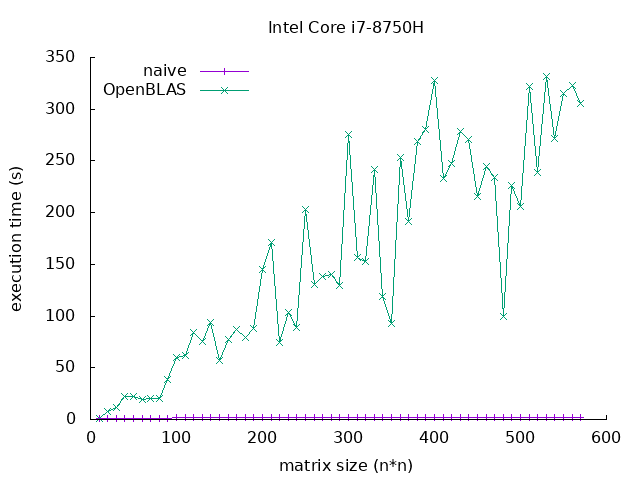

The gnuplot source for this figure:
#set terminal dumb enhanced ansi256
#set term dumb 94 44
set terminal png
set autoscale
set output "flops_plot.png"
set xlabel "matrix size (n*n)"
set ylabel "execution time (s)"
set title "Intel Core i7-8750H"
set border 3 lw 1
set tics nomirror
set key inside left
plot "naive_perf.dat" using 1:($3/1e9) with linespoints title "naive", \
     "cblas_perf.dat" using 1:($3/1e9) with linespoints title "OpenBLAS"
